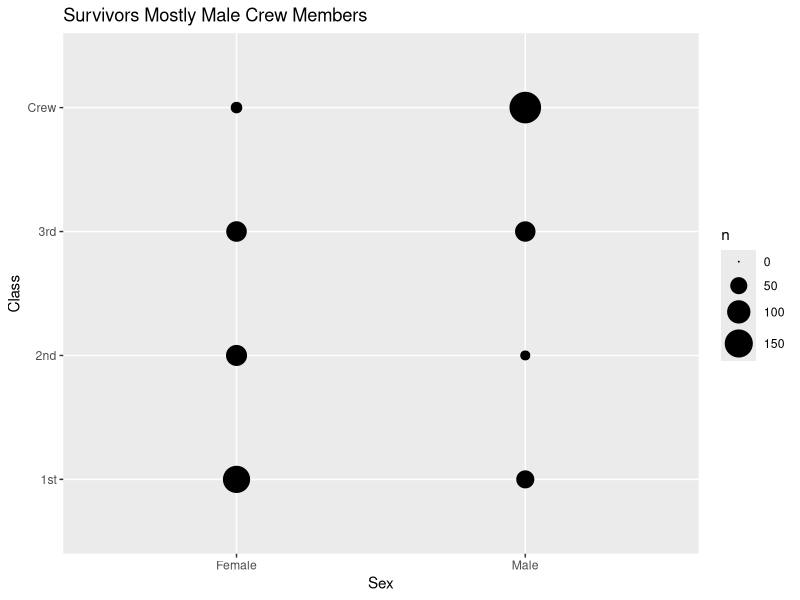
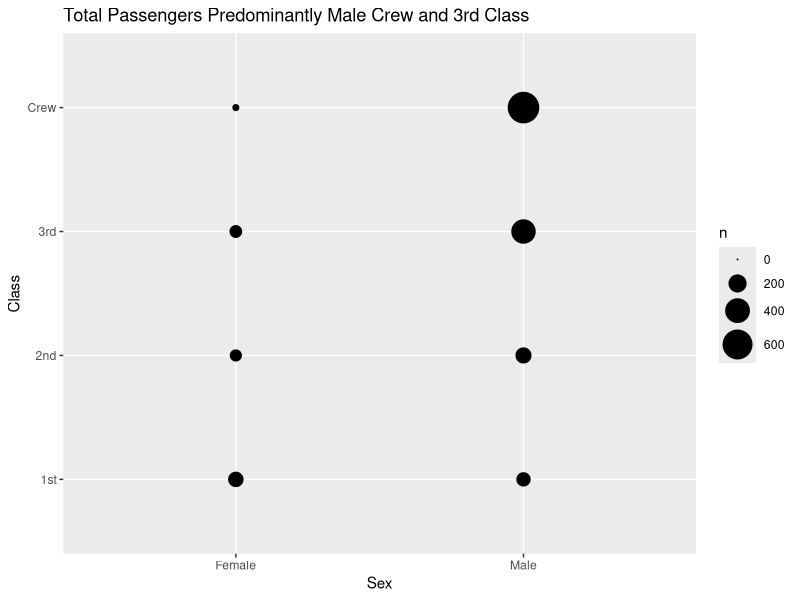
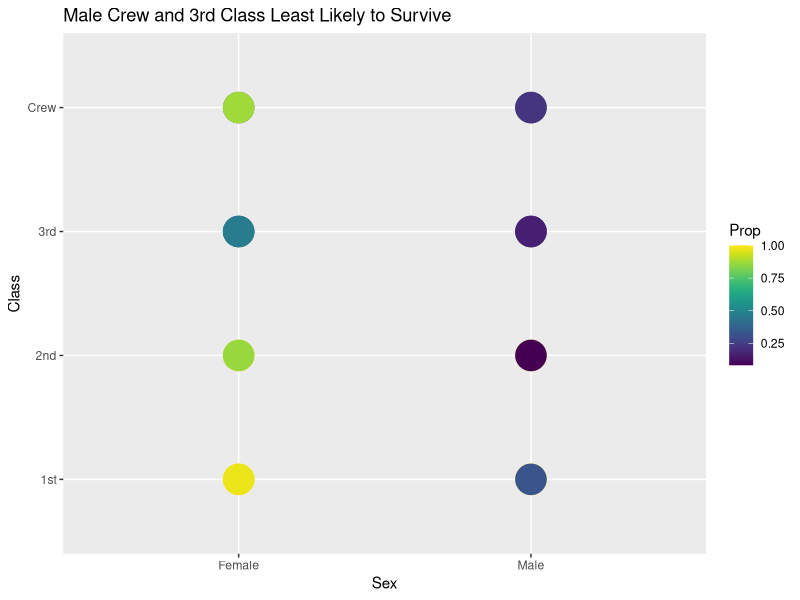
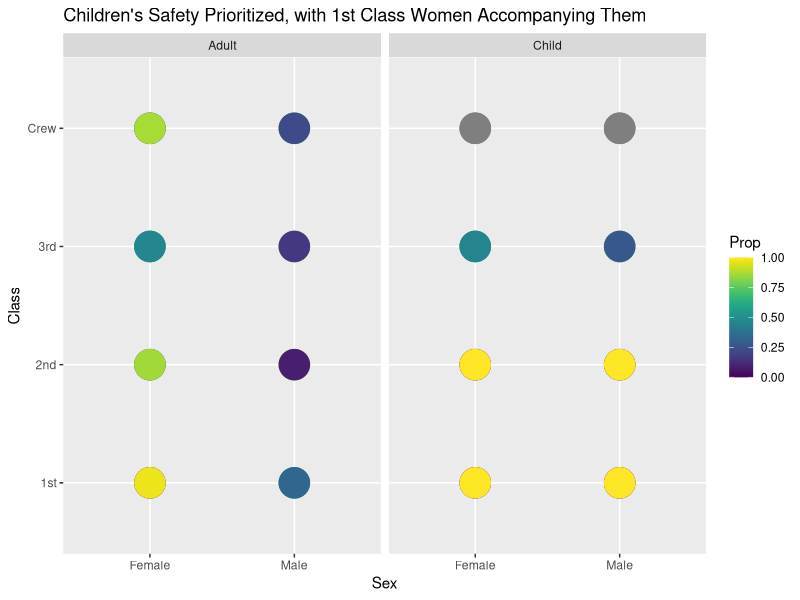
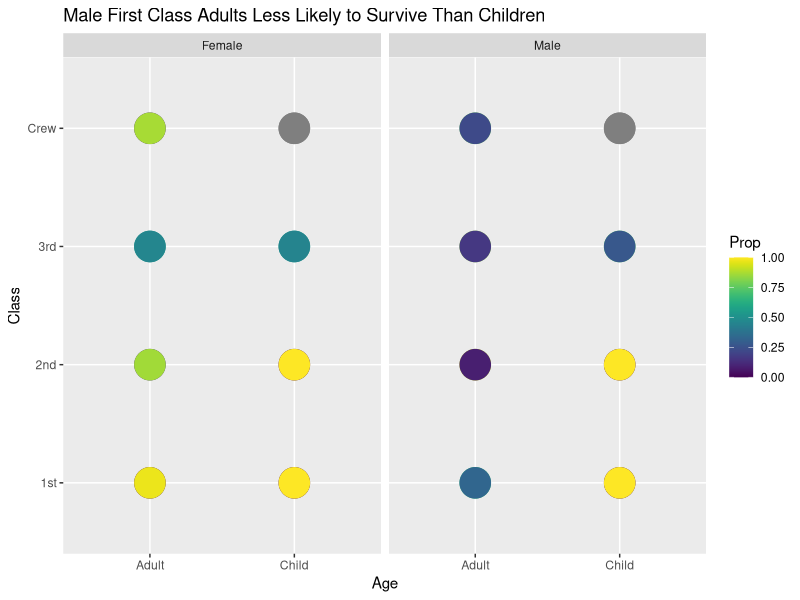
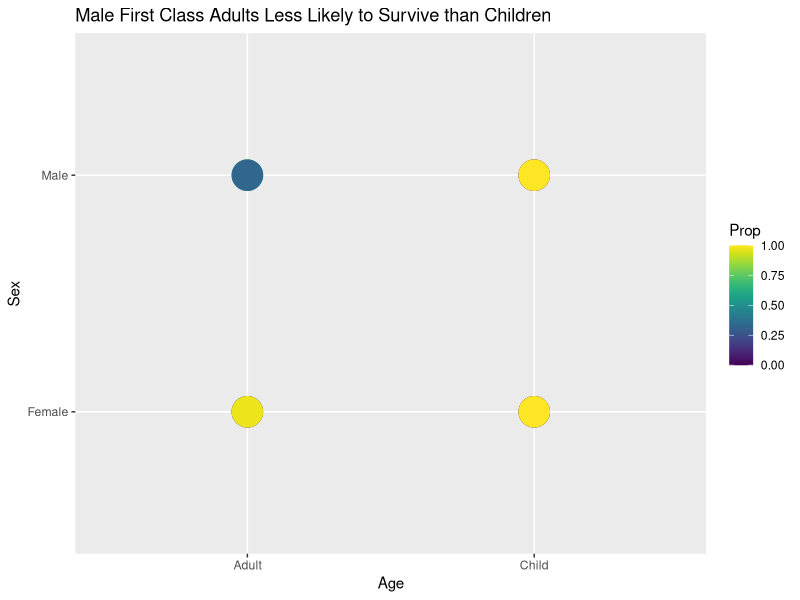

R code for these plots, in order:
## ---- chunk 1
library(tidyverse)

df_titanic <- as_tibble(Titanic)
## ---- chunk 2
glimpse(df_titanic)
## ---- chunk 3
## NOTE: No need to edit! We'll cover how to
## do this calculation in a later exercise.
df_titanic %>% summarize(total = sum(n))
## ---- chunk 4
df_titanic %>%
  filter(Survived == "Yes") %>%
  ggplot() +
  geom_point(mapping = aes(x = Sex, y = Class, size = n)) +
  scale_size_area(max_size = 10) +
  ggtitle("Survivors Mostly Male Crew Members")
## ---- chunk 5
df_titanic %>%
  ggplot() +
  geom_point(mapping = aes(x = Sex, y = Class, size = n)) +
  scale_size_area(max_size = 10) +
  ggtitle("Total Passengers Predominantly Male Crew and 3rd Class")
## ---- chunk 6
## NOTE: No need to edit! We'll cover how to
## do this calculation in a later exercise.
df_prop <-
  df_titanic %>%
  group_by(Class, Sex, Age) %>%
  mutate(
    Total = sum(n),
    Prop = n / Total
  ) %>%
  ungroup()
df_prop
## ---- chunk 7
library(viridis)
df_prop %>%
  filter(Survived == "Yes") %>%
  ggplot() +
  geom_point(mapping = aes(x = Sex, y = Class, color = Prop), size = 10) +
  scale_size_area(max_size = 10) +
  scale_color_viridis() +
  ggtitle("Male Crew and 3rd Class Least Likely to Survive")
## ---- chunk 8
df_prop %>%
  ggplot() +
  geom_point(mapping = aes(x = Sex, y = Class, color = Prop), size = 10) +
  scale_color_viridis() +
  facet_wrap(~Age) +
  ggtitle("Children's Safety Prioritized, with 1st Class Women Accompanying Them")
## ---- chunk 9
df_prop %>%
  ggplot() +
  geom_point(mapping = aes(x = Age, y = Class, color = Prop), size = 10) +
  scale_color_viridis() +
  facet_wrap(~Sex) +
  ggtitle("Male First Class Adults Less Likely to Survive Than Children")
## ---- chunk 10
df_prop %>%
  filter(Class == "1st") %>%
  ggplot() +
  geom_point(mapping = aes(x = Age, y = Sex, color = Prop), size = 10) +
  scale_color_viridis() +
  ggtitle("Male First Class Adults Less Likely to Survive than Children")
